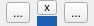
<?xml version="1.0" encoding="UTF-8"?>
<ui version="4.0">
 <class>FrameButton</class>
 <widget class="QFrame" name="FrameButton">
  <property name="geometry">
   <rect>
    <x>0</x>
    <y>0</y>
    <width>94</width>
    <height>26</height>
   </rect>
  </property>
  <property name="windowTitle">
   <string>Frame</string>
  </property>
  <layout class="QGridLayout" name="gridLayout">
   <property name="leftMargin">
    <number>0</number>
   </property>
   <property name="topMargin">
    <number>0</number>
   </property>
   <property name="rightMargin">
    <number>0</number>
   </property>
   <property name="bottomMargin">
    <number>0</number>
   </property>
   <property name="spacing">
    <number>1</number>
   </property>
   <item row="0" column="1">
    <widget class="QToolButton" name="pb_both">
     <property name="minimumSize">
      <size>
       <width>10</width>
       <height>15</height>
      </size>
     </property>
     <property name="maximumSize">
      <size>
       <width>20</width>
       <height>20</height>
      </size>
     </property>
     <property name="font">
      <font>
       <pointsize>8</pointsize>
      </font>
     </property>
     <property name="text">
      <string>x</string>
     </property>
    </widget>
   </item>
   <item row="1" column="1">
    <widget class="QLabel" name="label">
     <property name="minimumSize">
      <size>
       <width>10</width>
       <height>10</height>
      </size>
     </property>
     <property name="maximumSize">
      <size>
       <width>20</width>
       <height>10</height>
      </size>
     </property>
     <property name="styleSheet">
      <string notr="true">background-color: rgb(26, 95, 180);</string>
     </property>
     <property name="text">
      <string/>
     </property>
    </widget>
   </item>
   <item row="0" column="0" rowspan="2">
    <widget class="QToolButton" name="pb_left">
     <property name="text">
      <string>...</string>
     </property>
    </widget>
   </item>
   <item row="0" column="2" rowspan="2">
    <widget class="QToolButton" name="pb_rigth">
     <property name="text">
      <string>...</string>
     </property>
    </widget>
   </item>
  </layout>
 </widget>
 <resources/>
 <connections/>
</ui>
